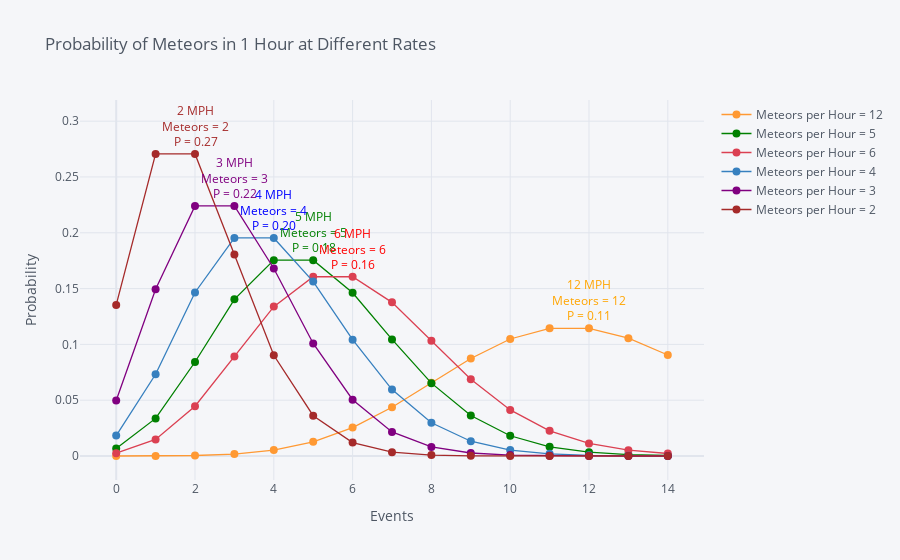

Notebook source saved alongside this figure:
### Code cell
df = plot_different_rates(events_per_minute=np.array([1/5, 1/12, 1/10, 1/15, 1/20, 1/30]),
                          minutes=60,
                          ns=list(range(15)), 
                          title='Probability of Meteors in 1 Hour at Different Rates')

### Figure 1 — Plotly figure (JSON) as saved in the notebook; plotly's stock layout.template omitted (floating-point values rounded to 4 significant figures)
{"data": [{"line": {"color": "rgba(255, 153, 51, 1.0)", "dash": "solid", "shape": "linear", "width": 1.3}, "marker": {"size": 8, "symbol": "circle"}, "mode": "markers+lines", "name": "Meteors per Hour = 12", "text": "", "type": "scatter", "x": [0, 1, 2, 3, 4, 5, 6, 7, 8, 9, 10, 11, 12, 13, 14], "y": [6.144e-06, 7.373e-05, 0.0004424, 0.00177, 0.005309, 0.01274, 0.02548, 0.04368, 0.06552, 0.08736, 0.1048, 0.1144, 0.1144, 0.1056, 0.09049]}, {"line": {"color": "rgba(0, 128, 0, 1.0)", "dash": "solid", "shape": "linear", "width": 1.3}, "marker": {"size": 8, "symbol": "circle"}, "mode": "markers+lines", "name": "Meteors per Hour = 5", "text": "", "type": "scatter", "x": [0, 1, 2, 3, 4, 5, 6, 7, 8, 9, 10, 11, 12, 13, 14], "y": [0.006738, 0.03369, 0.08422, 0.1404, 0.1755, 0.1755, 0.1462, 0.1044, 0.06528, 0.03627, 0.01813, 0.008242, 0.003434, 0.001321, 0.0004717]}, {"line": {"color": "rgba(219, 64, 82, 1.0)", "dash": "solid", "shape": "linear", "width": 1.3}, "marker": {"size": 8, "symbol": "circle"}, "mode": "markers+lines", "name": "Meteors per Hour = 6", "text": "", "type": "scatter", "x": [0, 1, 2, 3, 4, 5, 6, 7, 8, 9, 10, 11, 12, 13, 14], "y": [0.002479, 0.01487, 0.04462, 0.08924, 0.1339, 0.1606, 0.1606, 0.1377, 0.1033, 0.06884, 0.0413, 0.02253, 0.01126, 0.005199, 0.002228]}, {"line": {"color": "rgba(55, 128, 191, 1.0)", "dash": "solid", "shape": "linear", "width": 1.3}, "marker": {"size": 8, "symbol": "circle"}, "mode": "markers+lines", "name": "Meteors per Hour = 4", "text": "", "type": "scatter", "x": [0, 1, 2, 3, 4, 5, 6, 7, 8, 9, 10, 11, 12, 13, 14], "y": [0.01832, 0.07326, 0.1465, 0.1954, 0.1954, 0.1563, 0.1042, 0.05954, 0.02977, 0.01323, 0.005292, 0.001925, 0.0006415, 0.0001974, 5.64e-05]}, {"line": {"color": "rgba(128, 0, 128, 1.0)", "dash": "solid", "shape": "linear", "width": 1.3}, "marker": {"size": 8, "symbol": "circle"}, "mode": "markers+lines", "name": "Meteors per Hour = 3", "text": "", "type": "scatter", "x": [0, 1, 2, 3, 4, 5, 6, 7, 8, 9, 10, 11, 12, 13, 14], "y": [0.04979, 0.1494, 0.224, 0.224, 0.168, 0.1008, 0.05041, 0.0216, 0.008102, 0.002701, 0.0008102, 0.000221, 5.524e-05, 1.275e-05, 2.732e-06]}, {"line": {"color": "rgba(165, 42, 42, 1.0)", "dash": "solid", "shape": "linear", "width": 1.3}, "marker": {"size": 8, "symbol": "circle"}, "mode": "markers+lines", "name": "Meteors per Hour = 2", "text": "", "type": "scatter", "x": [0, 1, 2, 3, 4, 5, 6, 7, 8, 9, 10, 11, 12, 13, 14], "y": [0.1353, 0.2707, 0.2707, 0.1804, 0.09022, 0.03609, 0.01203, 0.003437, 0.0008593, 0.0001909, 3.819e-05, 6.944e-06, 1.157e-06, 1.78e-07, 2.543e-08]}], "layout": {"annotations": [{"arrowcolor": "#9499A3", "arrowhead": 7, "ax": 0, "ay": -100, "font": {"color": "orange", "size": 12}, "hovertext": "", "opacity": 1, "showarrow": false, "text": "12 MPH<br>Meteors = 12<br>P = 0.11", "textangle": 0, "x": 12, "xref": "x", "y": 0.1394, "yref": "y"}, {"arrowcolor": "#9499A3", "arrowhead": 7, "ax": 0, "ay": -100, "font": {"color": "green", "size": 12}, "hovertext": "", "opacity": 1, "showarrow": false, "text": "5 MPH<br>Meteors = 5<br>P = 0.18", "textangle": 0, "x": 5, "xref": "x", "y": 0.2005, "yref": "y"}, {"arrowcolor": "#9499A3", "arrowhead": 7, "ax": 0, "ay": -100, "font": {"color": "red", "size": 12}, "hovertext": "", "opacity": 1, "showarrow": false, "text": "6 MPH<br>Meteors = 6<br>P = 0.16", "textangle": 0, "x": 6, "xref": "x", "y": 0.1856, "yref": "y"}, {"arrowcolor": "#9499A3", "arrowhead": 7, "ax": 0, "ay": -100, "font": {"color": "blue", "size": 12}, "hovertext": "", "opacity": 1, "showarrow": false, "text": "4 MPH<br>Meteors = 4<br>P = 0.20", "textangle": 0, "x": 4, "xref": "x", "y": 0.2204, "yref": "y"}, {"arrowcolor": "#9499A3", "arrowhead": 7, "ax": 0, "ay": -100, "font": {"color": "purple", "size": 12}, "hovertext": "", "opacity": 1, "showarrow": false, "text": "3 MPH<br>Meteors = 3<br>P = 0.22", "textangle": 0, "x": 3, "xref": "x", "y": 0.249, "yref": "y"}, {"arrowcolor": "#9499A3", "arrowhead": 7, "ax": 0, "ay": -100, "font": {"color": "brown", "size": 12}, "hovertext": "", "opacity": 1, "showarrow": false, "text": "2 MPH<br>Meteors = 2<br>P = 0.27", "textangle": 0, "x": 2, "xref": "x", "y": 0.2957, "yref": "y"}], "legend": {"bgcolor": "#F5F6F9", "font": {"color": "#4D5663"}}, "paper_bgcolor": "#F5F6F9", "plot_bgcolor": "#F5F6F9", "title": {"font": {"color": "#4D5663"}, "text": "Probability of Meteors in 1 Hour at Different Rates"}, "xaxis": {"gridcolor": "#E1E5ED", "showgrid": true, "tickfont": {"color": "#4D5663"}, "title": {"font": {"color": "#4D5663"}, "text": "Events"}, "zerolinecolor": "#E1E5ED"}, "yaxis": {"gridcolor": "#E1E5ED", "showgrid": true, "tickfont": {"color": "#4D5663"}, "title": {"font": {"color": "#4D5663"}, "text": "Probability"}, "zerolinecolor": "#E1E5ED"}}}
